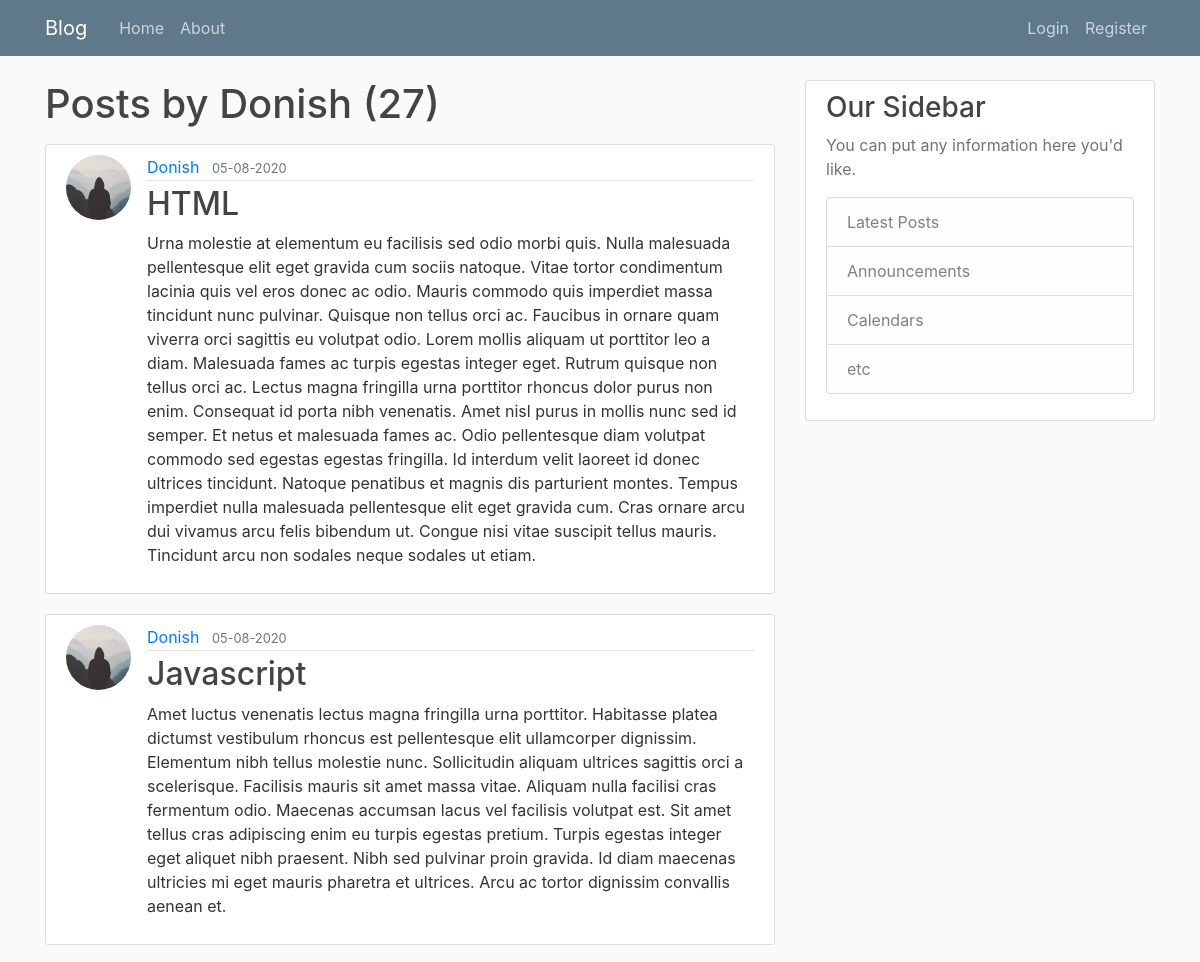
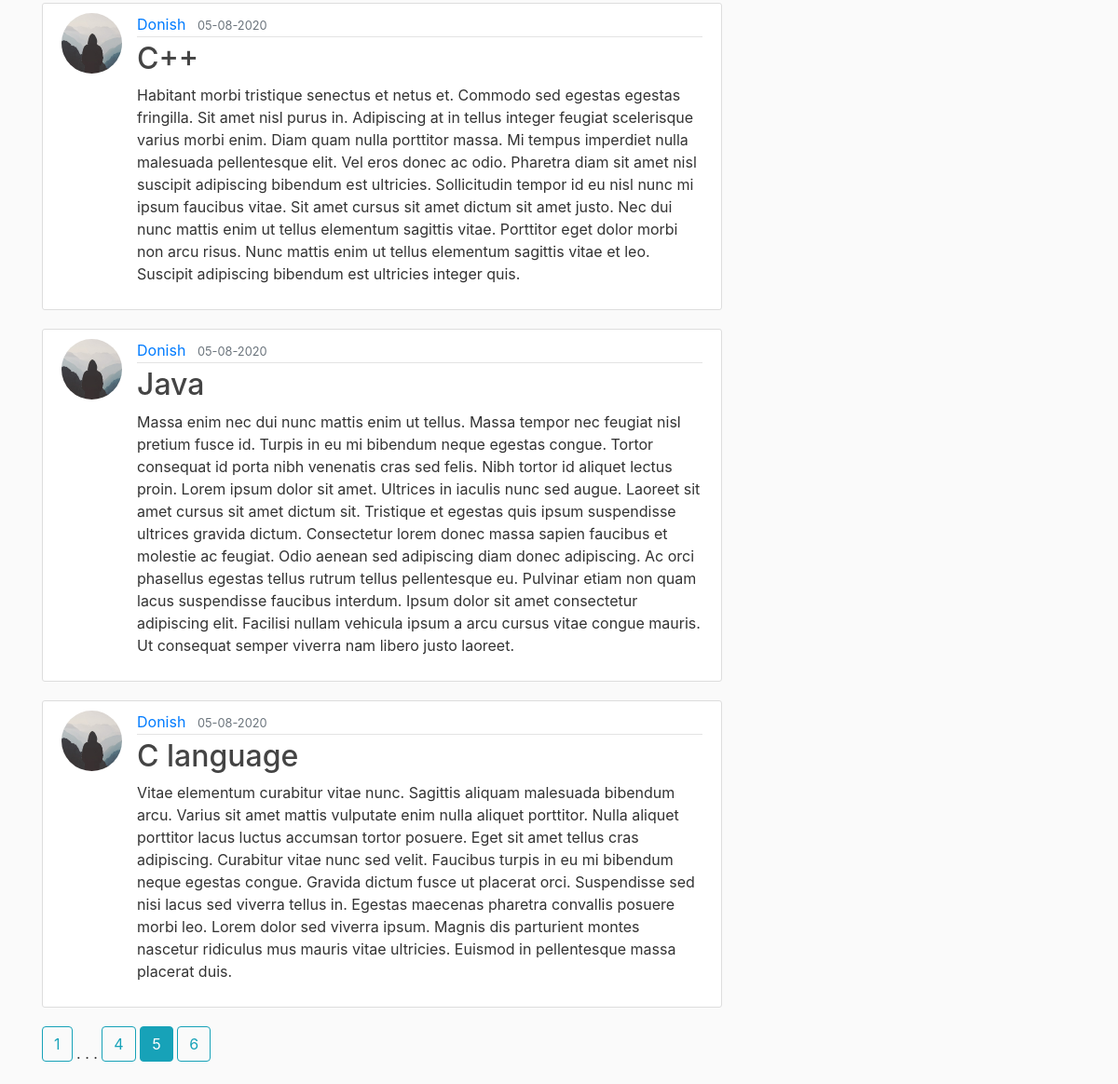
The page /user/Donish?page=5 on the database its author committed (2 pictures, top to bottom).
### flaskblog/models.py (models this page shows, shortened)
class User(db.Model, UserMixin):
    id = db.Column(db.Integer, primary_key=True)
    username = db.Column(db.String(20), unique=True, nullable=False )
    email = db.Column(db.String(120), unique=True, nullable=False)
    image_file = db.Column(db.String(20), nullable=False, default='default.jpeg')
    password = db.Column(db.String(60), nullable=False)
    posts = db.relationship('Post', backref='author', lazy=True)

class Post(db.Model):
    id = db.Column(db.Integer, primary_key=True)
    title = db.Column(db.String(100), nullable=False)
    date_posted = db.Column(db.DateTime, nullable=False, default=datetime.utcnow)
    content = db.Column(db.Text, nullable=False)
    user_id = db.Column(db.Integer, db.ForeignKey('user.id'), nullable=False)

### flaskblog/users/routes.py (the view)
@users.route('/user/<string:username>')
def user_posts(username):
    page = request.args.get('page', 1, type=int)
    user = User.query.filter_by(username=username).first_or_404()
    posts = Post.query.filter_by(author=user).order_by(Post.date_posted.desc()).paginate(page=page, per_page=5)
    return render_template('user_post.html', posts=posts, user=user)

### flaskblog/templates/user_post.html
{% extends 'layout.html' %}
{% block content %}
    <h1 class="mb-3">Posts by {{ user.username }} ({{ posts.total }})</h1>
    {% for post in posts.items %}
        <article class="media content-section">
            <img class="rounded-circle article-img" src="{{ url_for('static', filename='profiles/' + post.author.image_file) }}">
          <div class="media-body">
            <div class="article-metadata">
              <a class="mr-2" href="{{ url_for('users.user_posts', username=post.author.username) }}">{{ post.author.username }}</a>
              <small class="text-muted">{{ post.date_posted.strftime('%d-%m-%Y') }}</small>
            </div>
            <h2><a class="article-title" href="{{ url_for('posts.post', post_id=post.id) }}">{{ post.title }}</a></h2>
            <p class="article-content">{{ post.content }}</p>
          </div>
        </article>
    {% endfor %}
    {% for page_num in posts.iter_pages(left_edge=1, right_edge=1, left_current=1, right_current=2) %}
        {% if page_num %}
            {% if posts.page == page_num %}
                <a class="btn btn-info mb-4" href="{{ url_for('users.user_posts',username=user.username, page=page_num) }}">{{ page_num }}</a>
            {% else %}
                <a class="btn btn-outline-info mb-4" href="{{ url_for('users.user_posts', username=user.username, page=page_num) }}">{{ page_num }}</a>
            {% endif %}
        {% else %}
            .  .  .
        {% endif %}
    {% endfor %}
{% endblock content %}

### flaskblog/static/main.css (style rules this page uses)
body { background: #fafafa; color: #333333; margin-top: 5rem; }
h1, h2, h3, h4, h5, h6 { color: #444444; }
.content-section { background: #ffffff; padding: 10px 20px; border: 1px solid #dddddd; border-radius: 3px; margin-bottom: 20px; }
.article-title { color: #444444; }
.article-content { white-space: pre-line; }
.article-img { height: 65px; width: 65px; margin-right: 16px; }
.article-metadata { padding-bottom: 1px; margin-bottom: 4px; border-bottom: 1px solid #e3e3e3 }

### rows shown on the page
User: username "Donish"
Post: image_file (placeholder picture), author.username "Donish", date_posted "05-08-2020", title "HTML", content "Urna molestie at elementum eu facilisis sed odio morbi quis. Nulla malesuada pellentesque elit eget gravida cum sociis natoque. Vitae tortor condimentum lacinia quis vel eros donec ac odio. Mauris commodo quis imperdiet massa tincidunt nunc pulvinar. Quisque non tellus orci ac. Faucibus in ornare quam viverra orci sagittis eu volutpat odio. Lorem mollis aliquam ut porttitor leo a diam. Malesuada fames ac turpis egestas integer eget. Rutrum quisque non tellus orci ac. Lectus magna fringilla urna porttitor rhoncus dolor purus non enim. Consequat id porta nibh venenatis. Amet nisl purus in mollis nunc sed id semper. Et netus et malesuada fames ac. Odio pellentesque diam volutpat commodo sed…"
Post: image_file (placeholder picture), author.username "Donish", date_posted "05-08-2020", title "Javascript", content "Amet luctus venenatis lectus magna fringilla urna porttitor. Habitasse platea dictumst vestibulum rhoncus est pellentesque elit ullamcorper dignissim. Elementum nibh tellus molestie nunc. Sollicitudin aliquam ultrices sagittis orci a scelerisque. Facilisis mauris sit amet massa vitae. Aliquam nulla facilisi cras fermentum odio. Maecenas accumsan lacus vel facilisis volutpat est. Sit amet tellus cras adipiscing enim eu turpis egestas pretium. Turpis egestas integer eget aliquet nibh praesent. Nibh sed pulvinar proin gravida. Id diam maecenas ultricies mi eget mauris pharetra et ultrices. Arcu ac tortor dignissim convallis aenean et."
Post: image_file (placeholder picture), author.username "Donish", date_posted "05-08-2020", title "C++", content "Habitant morbi tristique senectus et netus et. Commodo sed egestas egestas fringilla. Sit amet nisl purus in. Adipiscing at in tellus integer feugiat scelerisque varius morbi enim. Diam quam nulla porttitor massa. Mi tempus imperdiet nulla malesuada pellentesque elit. Vel eros donec ac odio. Pharetra diam sit amet nisl suscipit adipiscing bibendum est ultricies. Sollicitudin tempor id eu nisl nunc mi ipsum faucibus vitae. Sit amet cursus sit amet dictum sit amet justo. Nec dui nunc mattis enim ut tellus elementum sagittis vitae. Porttitor eget dolor morbi non arcu risus. Nunc mattis enim ut tellus elementum sagittis vitae et leo. Suscipit adipiscing bibendum est ultricies integer quis."
Post: image_file (placeholder picture), author.username "Donish", date_posted "05-08-2020", title "Java", content "Massa enim nec dui nunc mattis enim ut tellus. Massa tempor nec feugiat nisl pretium fusce id. Turpis in eu mi bibendum neque egestas congue. Tortor consequat id porta nibh venenatis cras sed felis. Nibh tortor id aliquet lectus proin. Lorem ipsum dolor sit amet. Ultrices in iaculis nunc sed augue. Laoreet sit amet cursus sit amet dictum sit. Tristique et egestas quis ipsum suspendisse ultrices gravida dictum. Consectetur lorem donec massa sapien faucibus et molestie ac feugiat. Odio aenean sed adipiscing diam donec adipiscing. Ac orci phasellus egestas tellus rutrum tellus pellentesque eu. Pulvinar etiam non quam lacus suspendisse faucibus interdum. Ipsum dolor sit amet consectetur…"
Post: image_file (placeholder picture), author.username "Donish", date_posted "05-08-2020", title "C language", content "Vitae elementum curabitur vitae nunc. Sagittis aliquam malesuada bibendum arcu. Varius sit amet mattis vulputate enim nulla aliquet porttitor. Nulla aliquet porttitor lacus luctus accumsan tortor posuere. Eget sit amet tellus cras adipiscing. Curabitur vitae nunc sed velit. Faucibus turpis in eu mi bibendum neque egestas congue. Gravida dictum fusce ut placerat orci. Suspendisse sed nisi lacus sed viverra tellus in. Egestas maecenas pharetra convallis posuere morbi leo. Lorem dolor sed viverra ipsum. Magnis dis parturient montes nascetur ridiculus mus mauris vitae ultricies. Euismod in pellentesque massa placerat duis."

### other values the page prints
{{ posts.total }} "27"
{{ page_num }} "1" "4" "6"
{{ page_num }} "5"
